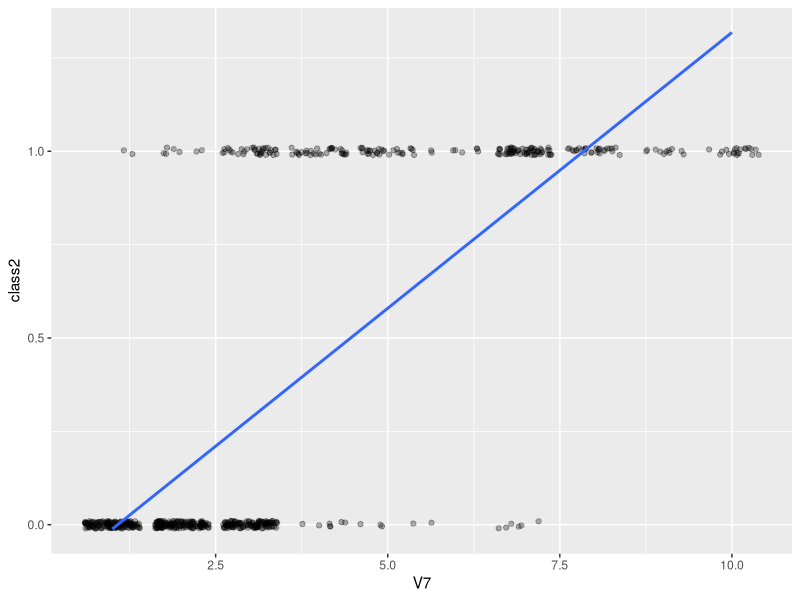
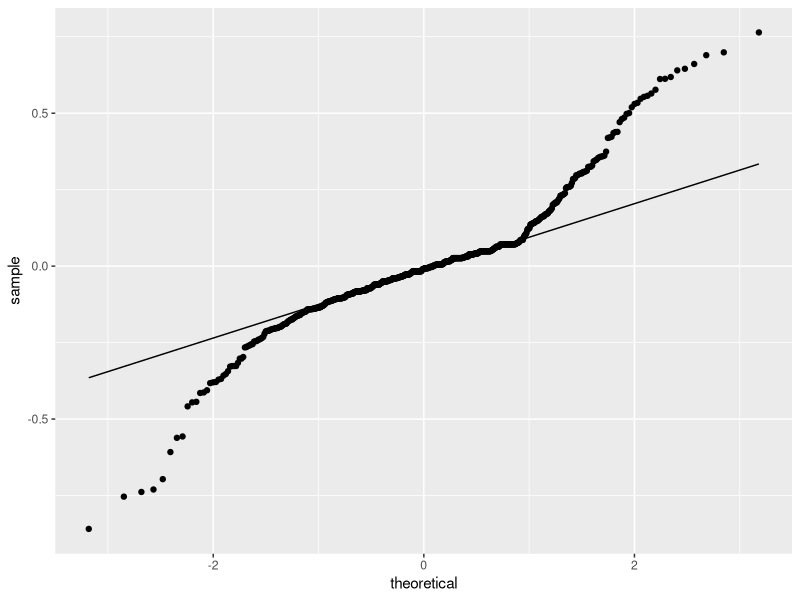
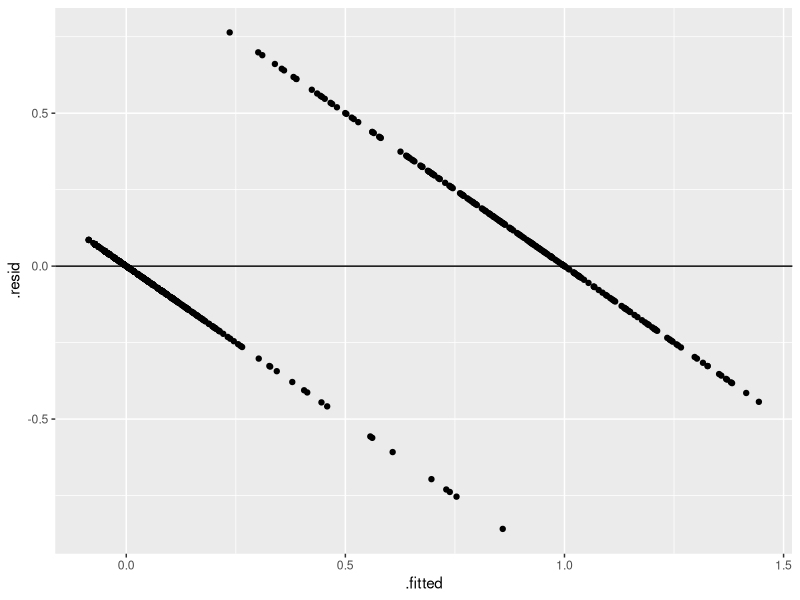
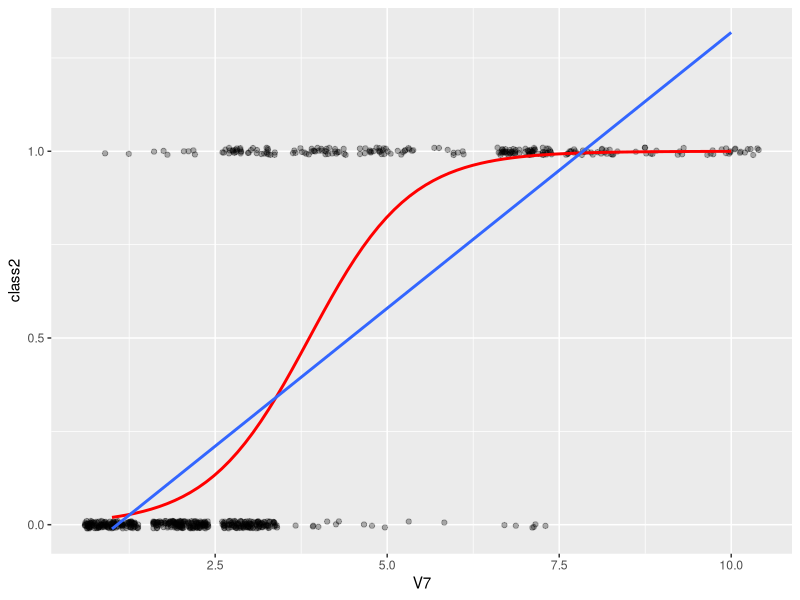
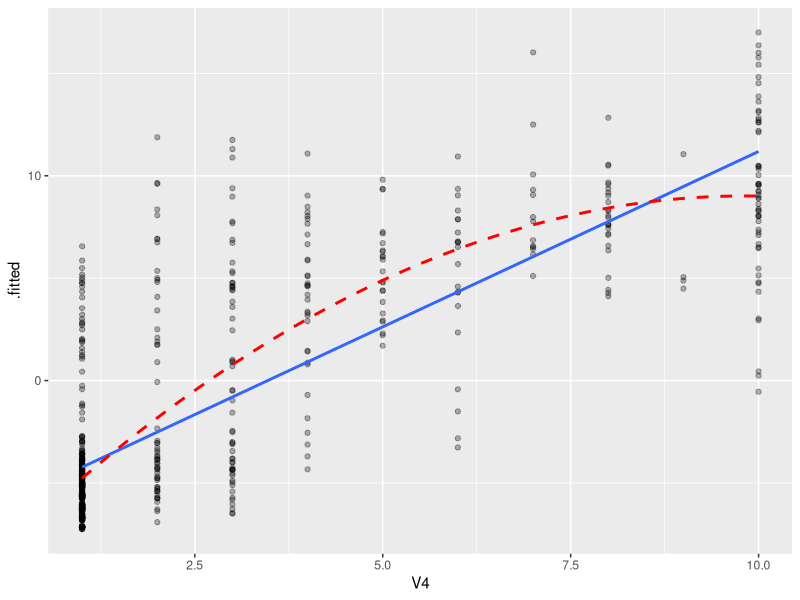

The R source for these figures, in order:
###########################################
####### R Statistical Programming #########
####   Lesson 8: Logistic Regression  #####
###########################################

# Load in the biopsy dataset from MASS package
library(MASS)
library(car)
library(broom)
library(tidyverse)
data(biopsy)
?biopsy


#### Pre-analysis ####

# Removing missing values
biopsy <- na.omit(biopsy)
summary(biopsy)

#We'll make a numeric version of class for plotting purposes
biopsy <- biopsy %>%
  mutate(class2 = ifelse(class == "benign", 0, 1))

# Visualizing the relationship between class and V7, bland chromatin
ggplot(data = biopsy, aes(x = V7, y = class2)) +
  geom_jitter(height = .01, alpha = .3) +
  geom_smooth(method = "lm", se = F)


#### Modeling ####

# Let's begin by modeling the class by linear regression
tumor.lm <- lm(class2 ~ V1 + V3 + V4 + V5 + V6 + V7 + V8 + V9, data = biopsy)
summary(tumor.lm)
# We can see some clear non-linearity issues in our assumptions
augment(tumor.lm) %>%
  ggplot(aes(sample = .resid)) +
  geom_qq_line() +
  geom_qq()
augment(tumor.lm) %>%
  ggplot(aes(x = .fitted, y = .resid)) +
  geom_point() +
  geom_hline(yintercept = 0)
vif(tumor.lm)
# We also have some predictions that don't make sense
sort(round(predict(tumor.lm), 4))

# It would be better to model using logistic regression
# Let's try plotting a logistic relationship between V7 and class
ggplot(data = biopsy, aes(x = V7, y = class2)) +
  geom_jitter(height = .01, alpha = .3) +
  geom_smooth(method = "glm", method.args = list(family = "binomial"),
              formula = y~x, se = F, color = "red") +
  geom_smooth(method = "lm", se=F)

# We are predicting the probability of the non-reference level
# We can change the reference level using relevel
biopsy$class <- relevel(biopsy$class, ref = "benign")
tumor.glm <- glm(class ~ V1 + V3 + V4 + V5 + V6 + V7 + V8 + V9, data = biopsy,
                 family = "binomial")
summary(tumor.glm)
# We can put coefficients on odds scale by taking their exponential
exp(coef(tumor.glm))

# Simply calling predict gives the predicted log odds
predict(tumor.glm)
# We have to specify type = "response" to get predicted probabilities
predict(tumor.glm, type = "response")
# We can use augment to get predicted probabilities
biopsy_output_prob <- augment(tumor.glm, type.predict = "response")

# We can identify variables that could use a polynomial by plotting the x value
# against the predicted log odds
  # This relationship should be linear
biopsy_output_log <- augment(tumor.glm)
biopsy_output_log %>%
  ggplot(aes(x = V4, y = .fitted)) +
  geom_point(alpha = .3) +
  geom_smooth(method = "lm", se = F) +
  geom_smooth(method = "lm", formula = y ~ poly(x, 2), se = F, lty = 2,
              color = "red")

# We can measure model accuracy by rounding the predicted probabilities
biopsy_output_prob %>%
  mutate(predicted_class = ifelse(.fitted >= .5, "malignant", "benign")) %>%
  summarize(accuracy = mean(class == predicted_class))
